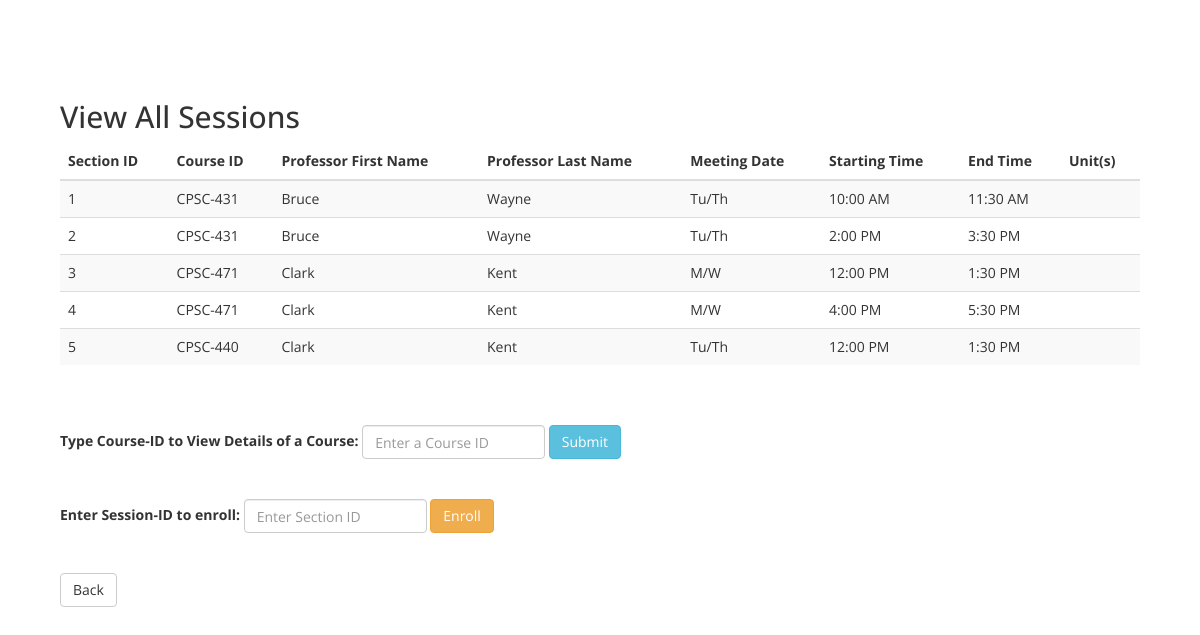
Page /view_all_sessions.php on the earlier database version.
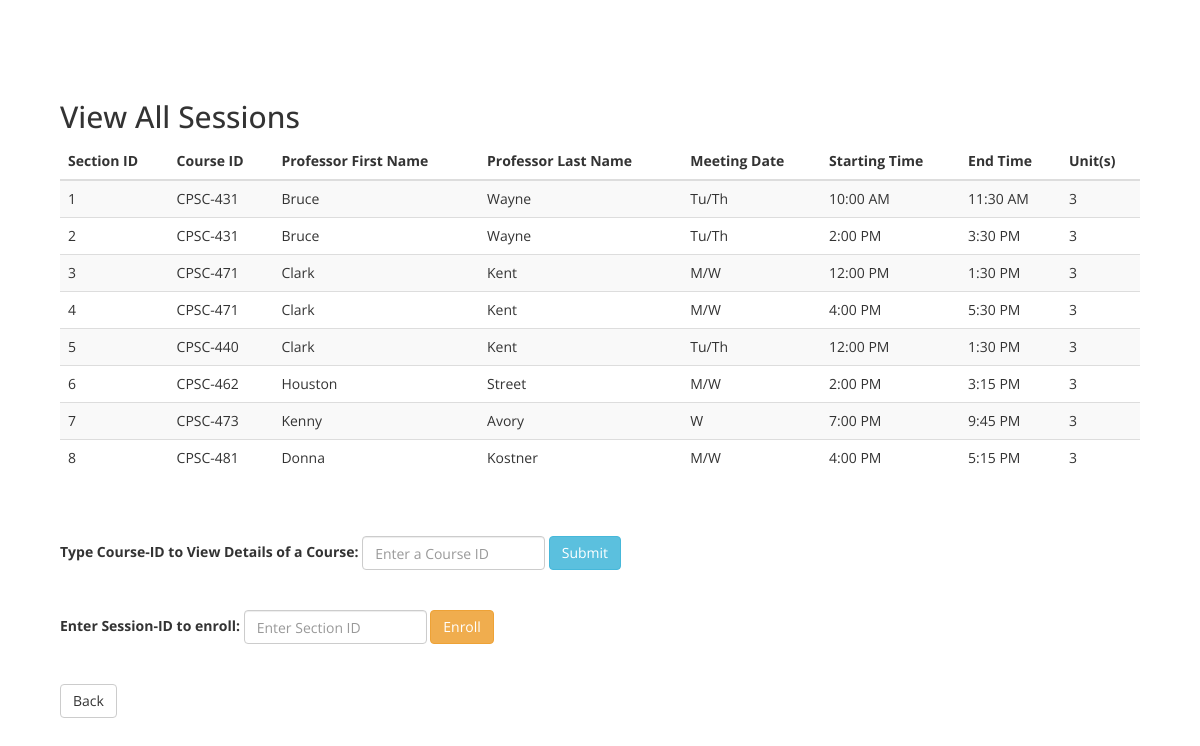
Same page on the later database version.
### tables this page shows
create table SECTIONS
(	Section_ID int unsigned not null primary key,
	Course_ID char (10) not null,
	P_ID int unsigned not null,
	Meeting_Date char (50),
	Start_Time char (50),
	End_Time char (50),
	Syllabus mediumblob
);

create table PROFESSOR
(	P_ID int unsigned not null primary key,
	Fname char (50) not null,
	Lname char (50) not null
);

create table COURSE
(	Course_ID char (10) not null primary key,
	Course_Title char (30),
        Course_Unit int unsigned not null,
	Description varchar (500)
);

### view_all_sessions.php (the view, shortened to what this page needs)
<!DOCTYPE html>
<html>
<head>
    <link rel="stylesheet" href="https://maxcdn.bootstrapcdn.com/bootstrap/3.3.4/css/bootstrap.min.css">
    <link rel= "stylesheet" type="text/css" href="style.css" />
</head>
<body>
    <header>
        <div class = "view_all_sessions_header">
        <h2> View All Sessions </h2>
        </div>
    </header>
<main>
    <div class = "all_sessions_tbl_div">
        <table class = "table table-striped">
            <thead>
                <tr><th>Section ID</th>
                    <th>Course ID</th>
                    <th>Professor First Name</th>
                    <th>Professor Last Name</th>
                    <th>Meeting Date</th>
                    <th>Starting Time</th>
                    <th>End Time</th>
                    <th>Unit(s)</th>
                </tr>
            </thead>
            <tbody>
                <?php
                    class view_all_sections {
                        function connect() {
                        $host = 'localhost';
                        $username = 'root';
                        $password = '';
                        $database = 'TermProject';
                        @ $db = mysqli_connect($host, $username, $password, $database);
                            return $db;
                        }
                        function display_all_sections($link_db){
                            $select = 'SELECT s.Section_ID, s.Course_ID, p.Fname, p.Lname, s.Meeting_Date, s.Start_Time, s.End_Time, c.Course_Unit ';
                            $from = 'FROM SECTIONS as s, PROFESSOR as p, COURSE as c ';
                            $where = 'WHERE s.P_ID = p.P_ID and s.Course_ID = c.Course_ID;';
                            $query = $select.$from.$where;
                            $result = $link_db->query($query) or die("ERROR: " . mysqli_error($link_db));
                            if($result->num_rows === 0){
                                echo "<p>No records found</p>";
                            }else {
                                    while($row = mysqli_fetch_array($result)){
                                        echo "<tr>";
                                        echo "<td>" . $row['Section_ID'] . "</td>";
                                        echo "<td>" . $row['Course_ID'] . "</td>";
                                        echo "<td>" . $row['Fname'] . "</td>";
                                        echo "<td>" . $row['Lname'] . "</td>";
                                        echo "<td>" . $row['Meeting_Date'] . "</td>";
                                        echo "<td>" . $row['Start_Time']."</td>";
                                        echo "<td>" . $row['End_Time']."</td>";
                                        echo "<td>" . $row['Course_Unit']."</td>";
                                        echo "</tr>";
                                    }
                            }
                        }
                    }
                    $v = new view_all_sections();
                    $link_db = $v->connect();
                    $v->display_all_sections($link_db);
                ?>
            </tbody>
        </table><br><br>
    </div>
    <div class = "bottom_buttons" >
                    <form class="form-inline" form action="view_course_details.php" method="POST">
                        <div class="form-group">
                            <label for="exampleInputName2">Type Course-ID to View Details of a Course: </label>
                            <input type="text" class="form-control" id="exampleInputName2" placeholder="Enter a Course ID" name="course_id" maxlength = "9">
                            <button type="submit" class="btn btn-info">Submit</button>
                        </div>
                    </form>
                    <br><br>
                    <form class="form-inline" form action="enroll.php" method="POST">
                        <div class="form-group">
                            <label for="exampleInputName2">Enter Session-ID to enroll: </label>
                            <input type="text" class="form-control" id="exampleInputName2" placeholder="Enter Section ID" name="session_id" maxlength = "5">
                            <button type="submit" class="btn btn-warning">Enroll</button>
                        </div>
                    </form>
    </div>
</main>
<footer>
            <br>
            <br>
    <div class = "bottom_buttons" >
            <form action = 'student.php' method = 'LINK'>
                <input type = 'submit' class = "btn btn-default" value = 'Back'>
            </form>
    </div>
</footer>
</body>
</html>

Differences in the rows shown:
changed through a linked row, sections "10:00 AM": Course_ID.Course_Unit (not shown) → "3"
changed through a linked row, sections "3:30 PM": Course_ID.Course_Unit (not shown) → "3"
changed through a linked row, sections id 3: Course_ID.Course_Unit (not shown) → "3"
changed through a linked row, sections "5:30 PM": Course_ID.Course_Unit (not shown) → "3"
changed through a linked row, sections "CPSC-440": Course_ID.Course_Unit (not shown) → "3"
added sections: Section_ID "6", Course_ID "CPSC-462", P_ID.Fname "Houston", P_ID.Lname "Street", Meeting_Date "M/W", Start_Time "2:00 PM", End_Time "3:15 PM", Course_ID.Course_Unit "3"
added sections: Section_ID "7", Course_ID "CPSC-473", P_ID.Fname "Kenny", P_ID.Lname "Avory", Meeting_Date "W", Start_Time "7:00 PM", End_Time "9:45 PM", Course_ID.Course_Unit "3"
added sections: Section_ID "8", Course_ID "CPSC-481", P_ID.Fname "Donna", P_ID.Lname "Kostner", Meeting_Date "M/W", Start_Time "4:00 PM", End_Time "5:15 PM", Course_ID.Course_Unit "3"
